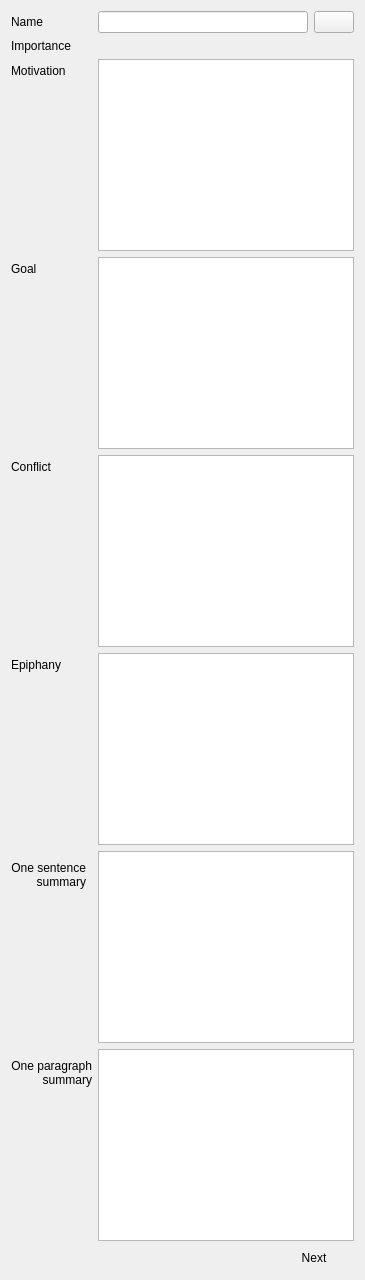
               <widget class="QWidget" name="infos">
                <attribute name="title">
                 <string>Basic infos</string>
                </attribute>
                <layout class="QFormLayout" name="formLayout">
                 <property name="fieldGrowthPolicy">
                  <enum>QFormLayout::ExpandingFieldsGrow</enum>
                 </property>
                 <item row="0" column="0">
                  <widget class="QLabel" name="label_3">
                   <property name="text">
                    <string>Name</string>
                   </property>
                  </widget>
                 </item>
                 <item row="1" column="0">
                  <widget class="QLabel" name="label_18">
                   <property name="text">
                    <string>Importance</string>
                   </property>
                  </widget>
                 </item>
                 <item row="2" column="0">
                  <widget class="QLabel" name="label_4">
                   <property name="text">
                    <string>Motivation</string>
                   </property>
                  </widget>
                 </item>
                 <item row="3" column="0">
                  <widget class="QLabel" name="label_5">
                   <property name="text">
                    <string>Goal</string>
                   </property>
                  </widget>
                 </item>
                 <item row="4" column="0">
                  <widget class="QLabel" name="label_6">
                   <property name="text">
                    <string>Conflict</string>
                   </property>
                  </widget>
                 </item>
                 <item row="5" column="0">
                  <widget class="QLabel" name="label_7">
                   <property name="text">
                    <string>Epiphany</string>
                   </property>
                  </widget>
                 </item>
                 <item row="6" column="0">
                  <widget class="QLabel" name="label_24">
                   <property name="text">
                    <string>&lt;html&gt;&lt;head/&gt;&lt;body&gt;&lt;p align=&quot;right&quot;&gt;One sentence&lt;br/&gt;summary&lt;/p&gt;&lt;/body&gt;&lt;/html&gt;</string>
                   </property>
                  </widget>
                 </item>
                 <item row="7" column="0">
                  <widget class="QLabel" name="label_8">
                   <property name="text">
                    <string>&lt;html&gt;&lt;head/&gt;&lt;body&gt;&lt;p align=&quot;right&quot;&gt;One paragraph&lt;br/&gt;summary&lt;/p&gt;&lt;/body&gt;&lt;/html&gt;</string>
                   </property>
                  </widget>
                 </item>
                 <item row="8" column="1">
                  <layout class="QHBoxLayout" name="horizontalLayout_21">
                   <item>
                    <spacer name="horizontalSpacer_3">
                     <property name="orientation">
                      <enum>Qt::Horizontal</enum>
                     </property>
                     <property name="sizeHint" stdset="0">
                      <size>
                       <width>40</width>
                       <height>20</height>
                      </size>
                     </property>
                    </spacer>
                   </item>
                   <item>
                    <widget class="QPushButton" name="btnStepFour">
                     <property name="text">
                      <string>Next</string>
                     </property>
                     <property name="icon">
                      <iconset theme="go-next">
                       <normaloff>../../../../../../../.designer/backup</normaloff>../../../../../../../.designer/backup</iconset>
                     </property>
                     <property name="flat">
                      <bool>true</bool>
                     </property>
                    </widget>
                   </item>
                  </layout>
                 </item>
                 <item row="1" column="1">
                  <widget class="sldImportance" name="sldPersoImportance" native="true">
                   <property name="sizePolicy">
                    <sizepolicy hsizetype="Expanding" vsizetype="Preferred">
                     <horstretch>0</horstretch>
                     <verstretch>0</verstretch>
                    </sizepolicy>
                   </property>
                  </widget>
                 </item>
                 <item row="0" column="1">
                  <layout class="QHBoxLayout" name="horizontalLayout_3">
                   <item>
                    <widget class="lineEditView" name="txtPersoName"/>
                   </item>
                   <item>
                    <widget class="QPushButton" name="btnPersoColor">
                     <property name="text">
                      <string/>
                     </property>
                    </widget>
                   </item>
                  </layout>
                 </item>
                 <item row="2" column="1">
                  <widget class="textEditView" name="txtPersoMotivation"/>
                 </item>
                 <item row="3" column="1">
                  <widget class="textEditView" name="txtPersoGoal"/>
                 </item>
                 <item row="4" column="1">
                  <widget class="textEditView" name="txtPersoConflict"/>
                 </item>
                 <item row="5" column="1">
                  <widget class="textEditView" name="txtPersoEpiphany"/>
                 </item>
                 <item row="6" column="1">
                  <widget class="textEditView" name="txtPersoSummarySentence"/>
                 </item>
                 <item row="7" column="1">
                  <widget class="textEditView" name="txtPersoSummaryPara"/>
                 </item>
                </layout>
               </widget>
